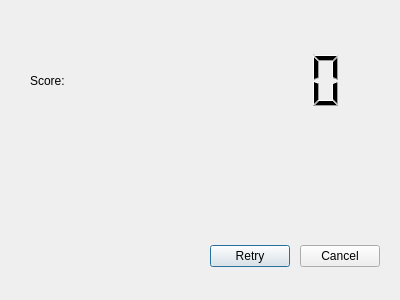
<?xml version="1.0" encoding="UTF-8"?>
<ui version="4.0">
 <class>result</class>
 <widget class="QDialog" name="result">
  <property name="geometry">
   <rect>
    <x>0</x>
    <y>0</y>
    <width>400</width>
    <height>300</height>
   </rect>
  </property>
  <property name="windowTitle">
   <string>Dialog</string>
  </property>
  <property name="layoutDirection">
   <enum>Qt::RightToLeft</enum>
  </property>
  <widget class="QDialogButtonBox" name="retry">
   <property name="geometry">
    <rect>
     <x>210</x>
     <y>240</y>
     <width>81</width>
     <height>32</height>
    </rect>
   </property>
   <property name="orientation">
    <enum>Qt::Horizontal</enum>
   </property>
   <property name="standardButtons">
    <set>QDialogButtonBox::Retry</set>
   </property>
  </widget>
  <widget class="QDialogButtonBox" name="cancel">
   <property name="geometry">
    <rect>
     <x>300</x>
     <y>240</y>
     <width>81</width>
     <height>32</height>
    </rect>
   </property>
   <property name="orientation">
    <enum>Qt::Horizontal</enum>
   </property>
   <property name="standardButtons">
    <set>QDialogButtonBox::Cancel</set>
   </property>
  </widget>
  <widget class="QLabel" name="label">
   <property name="geometry">
    <rect>
     <x>30</x>
     <y>70</y>
     <width>80</width>
     <height>21</height>
    </rect>
   </property>
   <property name="text">
    <string>Score: </string>
   </property>
  </widget>
  <widget class="QLCDNumber" name="score">
   <property name="geometry">
    <rect>
     <x>180</x>
     <y>50</y>
     <width>171</width>
     <height>61</height>
    </rect>
   </property>
   <property name="styleSheet">
    <string notr="true">background-color: rgba(255, 255, 255, 0);</string>
   </property>
  </widget>
 </widget>
 <resources/>
 <connections>
  <connection>
   <sender>retry</sender>
   <signal>accepted()</signal>
   <receiver>result</receiver>
   <slot>accept()</slot>
   <hints>
    <hint type="sourcelabel">
     <x>250</x>
     <y>255</y>
    </hint>
    <hint type="destinationlabel">
     <x>199</x>
     <y>149</y>
    </hint>
   </hints>
  </connection>
  <connection>
   <sender>cancel</sender>
   <signal>rejected()</signal>
   <receiver>result</receiver>
   <slot>reject()</slot>
   <hints>
    <hint type="sourcelabel">
     <x>340</x>
     <y>255</y>
    </hint>
    <hint type="destinationlabel">
     <x>199</x>
     <y>149</y>
    </hint>
   </hints>
  </connection>
 </connections>
</ui>
